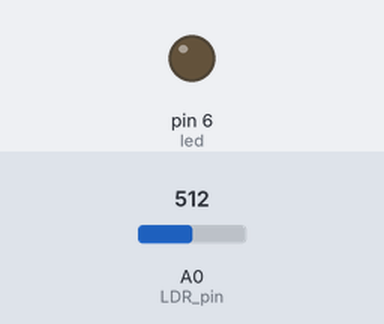
A sketch run on a simulated Arduino Uno, built with avr-gcc and run on an emulated ATmega328P. Shown: output pins drawn as LEDs (lit = HIGH). The inputs (shaded band) are chosen by the test bench; at power-on: A0 (LDR_pin) = 512.

Above: at 1.2 s.
1.3 s: A0 (LDR_pin) set to 238
2.8 s: A0 (LDR_pin) set to 210
At 3.2 s:
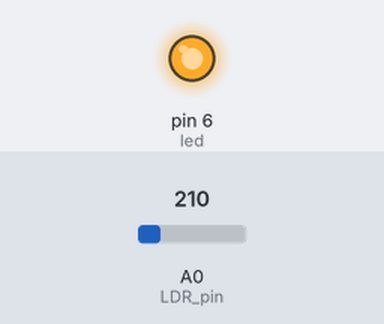
4.3 s: A0 (LDR_pin) set to 306
At 5.5 s:
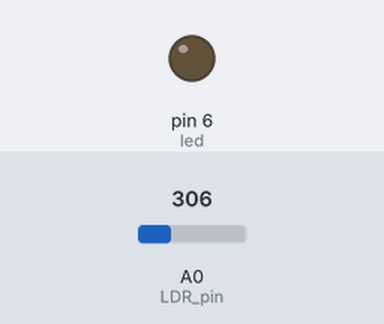
5.8 s: A0 (LDR_pin) set to 122
At 6.6 s:
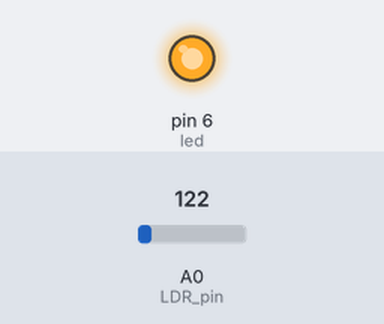
Timing chart, 0 to 8.3 s (numbered marks = the images above; inputs shaded):
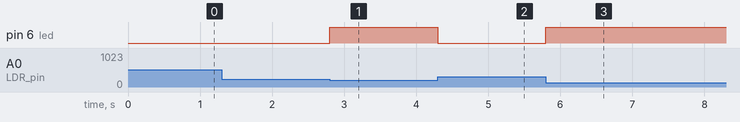

Measured:
- the behaviour switches between 221 and 220 on A0 (LDR_pin) (found by bisection; images 0 and 1)
- after the input at 1.3 s, every drawn part: stays the same
- after the input at 2.8 s, pin 6 (led): LOW → HIGH at once
- after the input at 4.3 s, pin 6 (led): HIGH → LOW at once
- after the input at 5.8 s, pin 6 (led): LOW → HIGH at once

The sketch:

arduino_ldr_led_digital.ino
```cpp
const int led = 6;
int brightness = 0;
int treshold = 220;
int light = 0;

void setup() {
  pinMode(led, OUTPUT); // LED pin
  pinMode(A0, INPUT); // LDR pin
}

void loop() {
  brightness =  (analogRead(A0));
  //brightness = map(brightness, 0, 1023, 255, 0);
  if (brightness > treshold){
    light=0;
  }
  else light = 1;
  digitalWrite(led, light);
}
```
